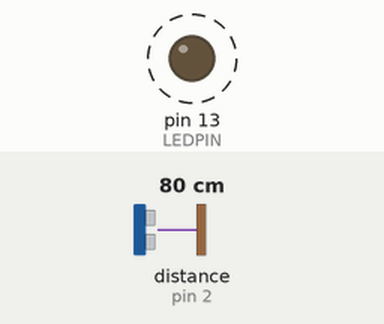
Recording of a sketch running on a simulated Arduino Uno, built with avr-gcc and run on an emulated ATmega328P. Shown: output pins drawn as LEDs (lit = HIGH). Wiring (inferred from the names in the program): ultrasonic range finder: trigger pin 4; echo pin 2. Dashed ring = blinking. Inputs (shaded band) come from the test bench; at power-on: distance to the obstacle (sensor on pin 2) 80 cm. The echo pulse lasts 58.3 µs per cm; sleep ends after the set time or at an interrupt; pins used as bus, display or sensor lines are not drawn; what the sketch prints to the serial monitor is not drawn.

Above: at 0.5 s.
Timing chart, 0 to 4.7 s (numbered marks = the images above):
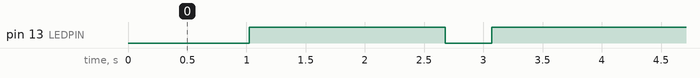

Measured:
- by itself, pin 13 (LEDPIN): alternates HIGH for 1.7 s and LOW for 0.39 s

The sketch:

ASK_TX2PI.ino
```cpp
#include <RCSwitch.h>
#include <avr/sleep.h>
#include <avr/power.h>
#include <avr/wdt.h>

#define LOGGING_FREQ_SECONDS   8                         // Seconds to wait before a new sensor reading is logged.
#define MAX_SLEEP_ITERATIONS   LOGGING_FREQ_SECONDS / 8  // Number of times to sleep (for 8 seconds) before
                                                         // a sensor reading is taken and sent to the server.
                                                         // Don't change this unless you also change the
                                                         // watchdog timer configuration.
#define LEDPIN 13        // Arduino LED
#define US_ECHO_PIN 2    // Ultrasound reply
#define US_TRIG_PIN 4    // Ultrasound send
#define TX_PIN 12        // Transmitter data pin
#define SENSOR_ID 1000   // Sensor id x 1000

int sleepIterations = 0;
volatile bool watchdogActivated = false;
unsigned long distance = 0;       //Ultrasound measured distance to obstacle

RCSwitch mySwitch = RCSwitch();

// Define watchdog timer interrupt.
ISR(WDT_vect)
{
  // Set the watchdog activated flag.
  // Note that you shouldn't do much work inside an interrupt handler.
  watchdogActivated = true;
}

// Put the Arduino to sleep.
void sleep()
{
  // Set sleep to full power down.  Only external interrupts or
  // the watchdog timer can wake the CPU!
  set_sleep_mode(SLEEP_MODE_PWR_DOWN);

  // Turn off the ADC while asleep.
  power_adc_disable();

  // Enable sleep and enter sleep mode.
  sleep_mode();

  // CPU is now asleep and program execution completely halts!
  // Once awake, execution will resume at this point.

  // When awake, disable sleep mode and turn on all devices.
  sleep_disable();
  power_all_enable();
}


void setup() {

 Serial.begin(9600);

 // Transmitter is connected to Arduino Pin #10
 mySwitch.enableTransmit(12);

 // Optional set pulse length.
 mySwitch.setPulseLength(321);

 // set protocol (default is 1, will work for most outlets)
 mySwitch.setProtocol(1);

 // Optional set number of transmission repetitions.
 // mySwitch.setRepeatTransmit(15);

 pinMode(LEDPIN,OUTPUT);
 digitalWrite(LEDPIN, LOW);

 pinMode(US_ECHO_PIN, INPUT);
 pinMode(US_TRIG_PIN, OUTPUT);

 // Setup the watchdog timer to run an interrupt which
 // wakes the Arduino from sleep every 8 seconds.

 // Note that the default behavior of resetting the Arduino
 // with the watchdog will be disabled.

 // This next section of code is timing critical, so interrupts are disabled.
 // See more details of how to change the watchdog in the ATmega328P datasheet
 // around page 50, Watchdog Timer.
 noInterrupts();

 // Set the watchdog reset bit in the MCU status register to 0.
 MCUSR &= ~(1<<WDRF);

 // Set WDCE and WDE bits in the watchdog control register.
 WDTCSR |= (1<<WDCE) | (1<<WDE);

 // Set watchdog clock prescaler bits to a value of 8 seconds.
 //WDTCSR = (1<<WDP0) | (1<<WDP3); //8 sec
 WDTCSR = (1<<WDP1) | (1<<WDP2);   //1 sec
 //WDTCSR = (1<<WDP2);             //0.25 sec

 // Enable watchdog as interrupt only (no reset).
 WDTCSR |= (1<<WDIE);

 // Enable interrupts again.
 interrupts();

}

void getParkingSense()
{
  //Add routine for fetching distance from sensor
  digitalWrite(US_TRIG_PIN, HIGH); //Trigger ultrasonic detection
  delayMicroseconds(10);
  digitalWrite(US_TRIG_PIN, LOW);
  distance = pulseIn(US_ECHO_PIN, HIGH); //Read ultrasonic reflection
  distance = distance/58; //Calculate distance in cm
  if (distance > 400) //kan bara mäta 4 m
  {
    distance = 999;
  }
  Serial.println(distance); //Print distance
  delay(1000);

  //Dummy code
  //distance = random(255);

}

void sendMsg(){

  mySwitch.send(SENSOR_ID+distance,24);

  delay(200);
}

void loop() {
 // Don't do anything unless the watchdog timer interrupt has fired.
  if (watchdogActivated)
  {
    watchdogActivated = false;
    // Increase the count of sleep iterations and take a sensor
    // reading once the max number of iterations has been hit.
    sleepIterations += 1;
    if (sleepIterations >= MAX_SLEEP_ITERATIONS) {
      // Reset the number of sleep iterations.
      sleepIterations = 0;
      // Log the sensor data (waking the CC3000, etc. as needed)
     digitalWrite(LEDPIN, HIGH);
     getParkingSense();
     sendMsg();
    }
  }
  // Go to sleep!
  digitalWrite(LEDPIN, LOW);
  sleep();
}
```
